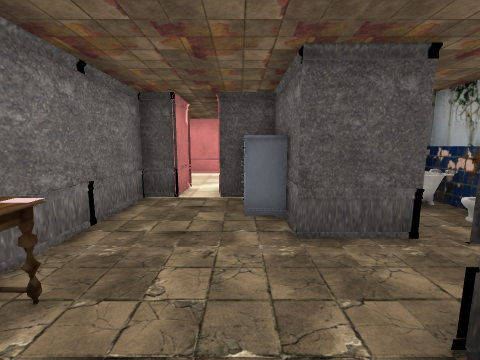
View 1 (above)

16 first-person views from a walk through a Unity game level. The camera is 1.5 m above the floor, tilts 8° down and sees 90° across. The floor is counted in squares, 1 m on a side. Each view is taken from the middle of a square. On the plan, view 1 faces up. The plan holds only what a view shows up to about 13 squares ahead; the rest is blank. The place goes on beyond the plan. The player is left out. Door leaves are left out, so doorways stand open. Some surface patterns are stand-ins.

View 2
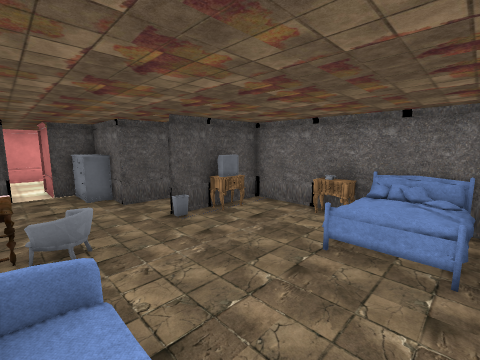

View 3
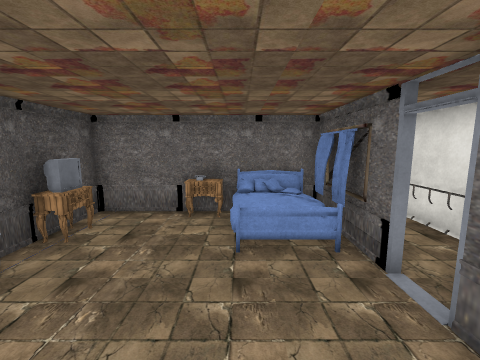

View 4
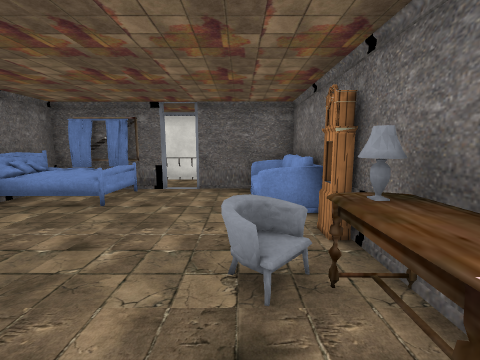

View 5
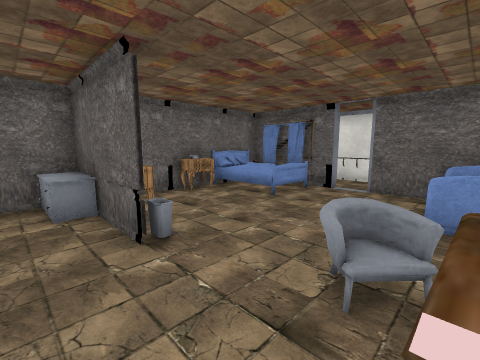

View 6
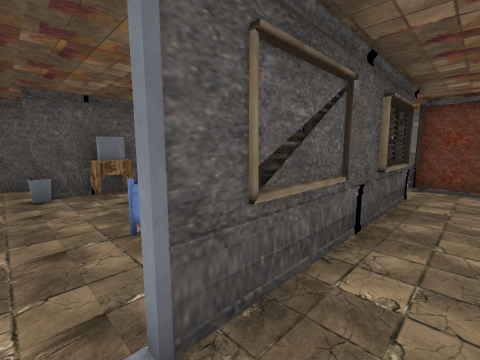

View 7
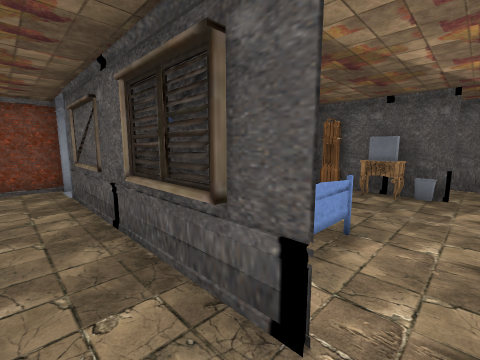

View 8
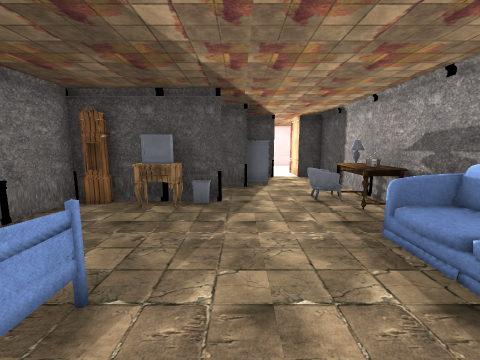

View 9
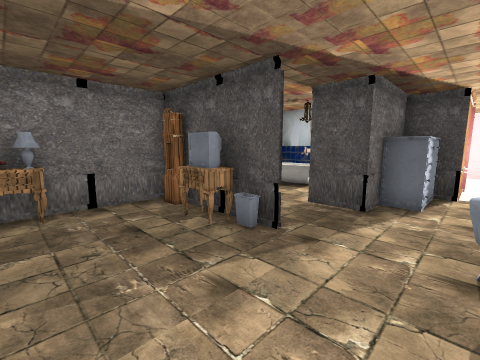

View 10
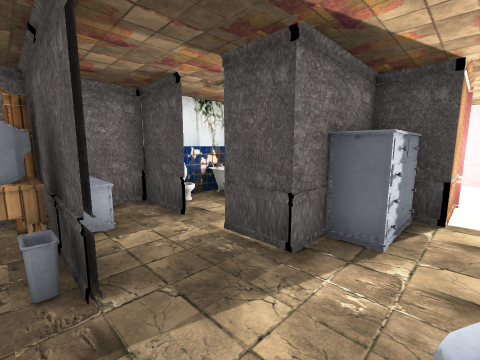

View 11
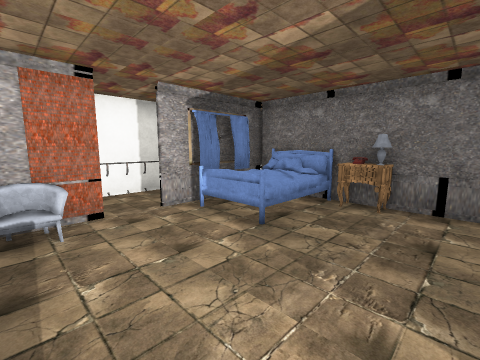

View 12
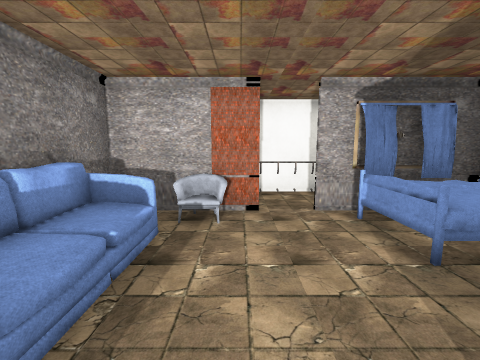

View 13
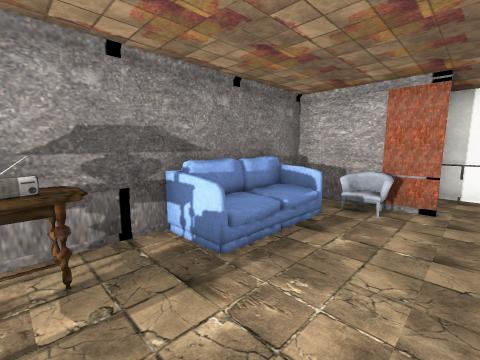

View 14
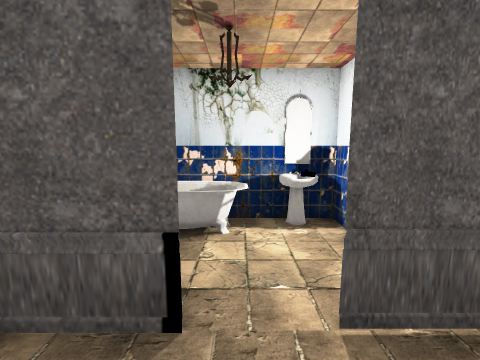

View 15
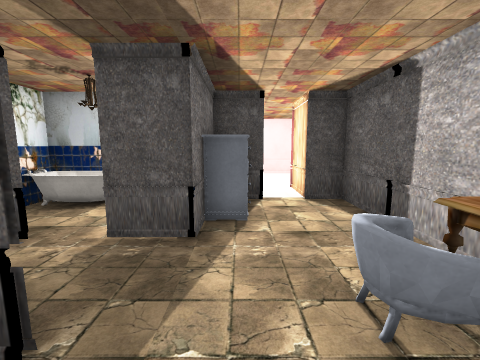

View 16
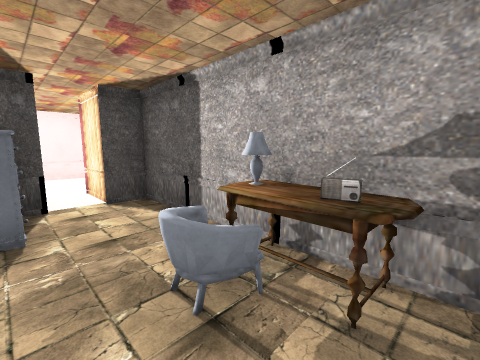

### Floor plan
Points are (right, up) in squares from view 1. A wall is a line through its corners. A room is listed if a view was taken in it or the views show most of it. See-through windows are left out.
Room 1 (views 1, 2, 3, 4, 5, 8, 9, 10, 11, 12, 13, 14, 15, 16)
walls: (6.6, 1.1) (5.9, 1.1); (5.5, -1.4) (5.5, 1.5) (5.5, -1.6); (3, 3.8) (1, 3.8) (1, 4.5); (6.5, -5.5) (9.3, -5.5); (10.3, 5) (10.3, 3.8) (8.8, 3.8); (1.5, -5.5) (4.4, -5.5); (10.5, -5.5) (14, -5.5) (14, 6.8) (12.9, 6.8); (-2.5, -0.6) (-2.5, -1.2); (11.7, 6.8) (10, 6.8); (0.3, 7) (-0.6, 7); (-1.9, 7) (-2.8, 7) (-2.8, -5.5) (0.6, -5.5)
low walls: (7.6, 1.5) (6.8, 1.5)
ways out: opening at (5.5, -6) to room 2; open door at (1, -5.5) to room 2; open door at (10.5, -6) to room 2; open door at (3.5, 3.5) to room 3; open door at (8.5, 3.5) to room 3; opening at (6.5, 2) to room 4
objects: other object (-3, -3) to (-2, -2); other object (-2, 0); other object (-2, 1); other object (-2, 2); other object (-1, 0) to (-1, 1); other object (0, 5) to (0, 6); other object (2, 1); other object (3, -5); other object (3, -5) to (5, -3); other object (3, 1) to (4, 1); other object (4, -2); other object (4, 2) to (5, 2); other object (5, -2); other object (6, -5) to (8, -3); other object (6, -2); other object (7, -5) to (8, -5); other object (8, 1); other object (9, 1); other object (11, -5); other object (11, 5) to (11, 6); other object (12, 2); other object (13, -2) to (14, -1); other object (13, 0); other object (13, 1); other object (13, 2)
Room 2 (views 6, 7)
walls: (4.6, -5.6) (1.6, -5.6); (8, -7.9) (10.5, -7.9); (9.3, -5.6) (6.4, -5.6); (11, -7.1) (11, -5.6); (0.9, -7.9) (4.5, -7.9); (-0.1, -5.5) (-0.1, -7.1)
ways out: opening at (5.5, -6) to room 1; open door at (1, -5.5) to room 1; open door at (10.5, -6) to room 1
objects: other object (5, -8); other object (7, -8); other object (9, -8)
Room 3 (no view inside)
walls: (9.9, 6.2) (9.9, 6.9); (10, 6.8) (5.5, 6.8)
ways out: open door at (3.5, 3.5) to room 1; open door at (8.5, 3.5) to room 1
objects: other object (3, 6) to (5, 6); other object (5, 5); other object (6, 5); other object (6, 6) to (8, 6); other object (9, 6)
Room 4 (no view inside)
walls: (7.6, 3.8) (5.5, 3.8) (5.5, 2.4)
ways out: opening at (6.5, 2) to room 1
objects: other object (6, 2) to (7, 2)

Positions as (right, up) in squares from view 1, and headings:
1: (0, 0), facing up
2: (-2, -5), facing up-right
3: (-2, -3), facing right
4: (-1, 3), facing down
5: (-2, 3), facing down-right
6: (1, -7), facing up-right
7: (10, -7), facing up-left
8: (10, -5), facing up
9: (12, -2), facing up-left
10: (12, 1), facing up-left
11: (12, 0), facing down-left
12: (11, 0), facing down
13: (10, 1), facing down-right
14: (8, 2), facing up
15: (11, 0), facing up
16: (11, 0), facing up-right
